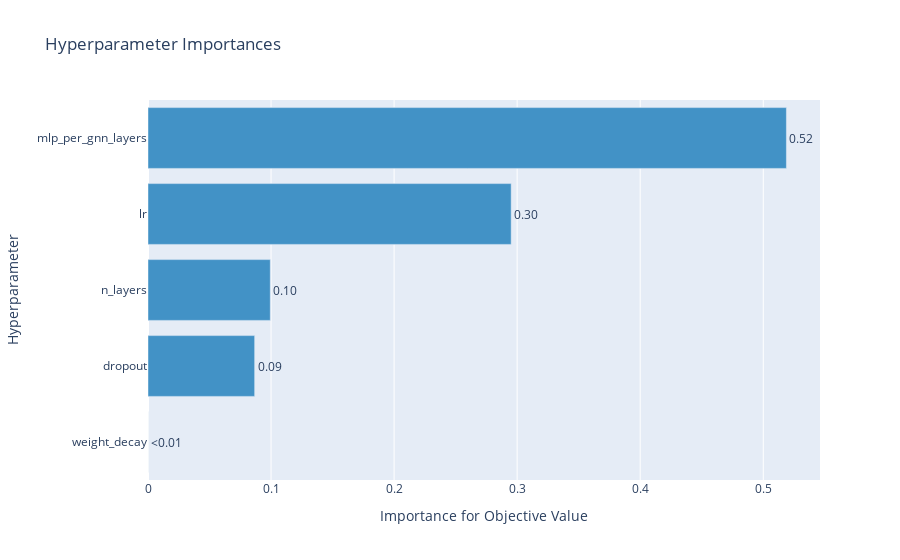

The cell this chart's notebook holds for it:
### Code cell
optuna.visualization.plot_param_importances(inliers)

### Figure 1 — Plotly figure (JSON) as saved in the notebook; plotly's stock layout.template omitted (floating-point values rounded to 4 significant figures)
{"data": [{"cliponaxis": false, "hovertemplate": ["weight_decay (FloatDistribution): 1.6425658039272452e-06<extra></extra>", "dropout (FloatDistribution): 0.08666749853216558<extra></extra>", "n_layers (IntDistribution): 0.09938497404787283<extra></extra>", "lr (FloatDistribution): 0.2951376568452704<extra></extra>", "mlp_per_gnn_layers (IntDistribution): 0.5188082280088873<extra></extra>"], "marker": {"color": "rgb(66,146,198)"}, "orientation": "h", "text": ["<0.01", "0.09", "0.10", "0.30", "0.52"], "textposition": "outside", "type": "bar", "x": [1.643e-06, 0.08667, 0.09938, 0.2951, 0.5188], "y": ["weight_decay", "dropout", "n_layers", "lr", "mlp_per_gnn_layers"]}], "layout": {"showlegend": false, "title": {"text": "Hyperparameter Importances"}, "xaxis": {"title": {"text": "Importance for Objective Value"}}, "yaxis": {"title": {"text": "Hyperparameter"}}}}
